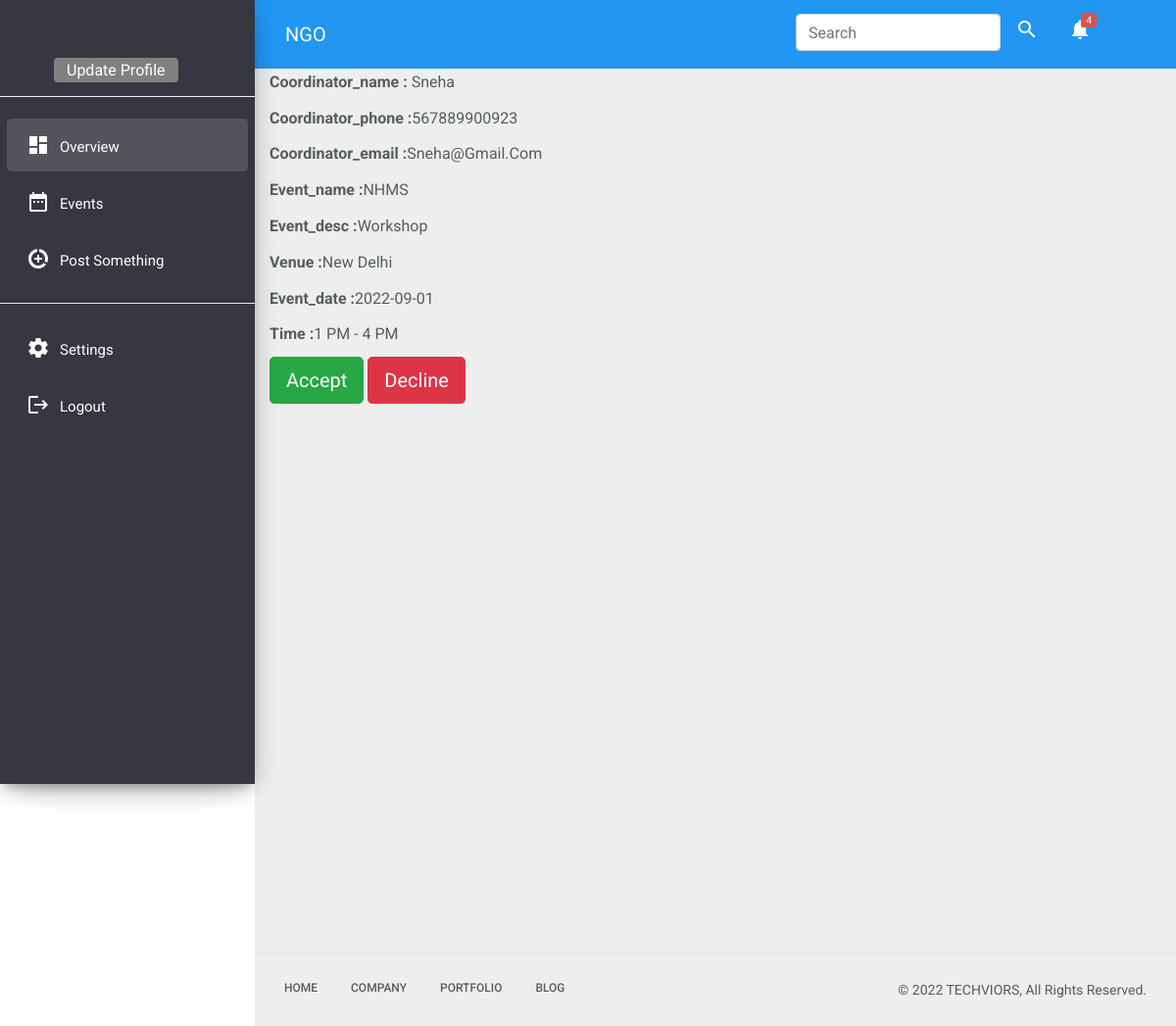
The app's page /requestngo with its own data.
### myapp/models.py (models this page shows)
class Events(models.Model):
    coordinator_name = models.CharField(max_length=122)
    coordinator_phone = models.IntegerField()
    coordinator_email = models.CharField(max_length = 122)
    event_name = models.CharField(max_length = 122)
    event_desc = models.CharField(max_length = 122)
    venue = models.CharField(max_length = 122)
    event_date = models.CharField(max_length = 122)
    time = models.CharField(max_length = 122)

### myapp/views.py (the view)
# urls.py: path("requestngo",views.requestngo,name='requestngo'),
def requestngo(request):
        item_list = Events.objects.all()
        context = {
            'item_list' : item_list
        }
        return render(request,'requestngo.html',context)

### templates/requestngo.html (shortened to what this page needs)
{% extends 'dashboard3.html' %}
{% block body %}
<!DOCTYPE html>
<html lang="en">
<head>
    <link rel="stylesheet" href="https://cdnjs.cloudflare.com/ajax/libs/datepicker/0.6.5/datepicker.min.css"
 />
</head>
<body>
    {% for i in item_list %}
        <div class="container">
            <div class="row g-3">
                <div class="col-12">
                    <label for="coordinator_name" class="form-label"> <strong>coordinator_name :</strong> {{i.coordinator_name}}
                    </label>
                </div>
                <div class="col-12">
                    <label for="coordinator_phone" class="form-label"> <strong> coordinator_phone :</strong>{{i.coordinator_phone}}</label>
                </div>
                <div class="col-12">
                    <label for="coordinator_email" class="form-label"><strong>coordinator_email :</strong>{{i.coordinator_email}}</label>
                </div>
                <div class="col-12">
                    <label for="event_name" class="form-label"><strong>event_name :</strong>{{i.event_name}}</label>
                </div>
                <div class="col-12">
                    <label for="event_desc" class="form-label"><strong>event_desc :</strong>{{i.event_desc}}</label>
                </div>
                <div class="col-12">
                    <label for="venue" class="form-label"><strong>venue :</strong></label>{{i.venue}}
                </div>
                <div class="col-12">
                    <label for="event_date" class="form-label"><strong>event_date :</strong>{{ i.event_date}}</label>
                </div>
                <div class="col-12">
                    <label for="time" class="form-label"><strong>Time :</strong>{{i.time}}</label>
                </div>
                <div class="col-12">
                    <button class="btn btn-success btn-lg" type="">Accept</button>
                    <button class="btn btn-danger btn-lg" type="submit">Decline</button>
                </div>
            </div>
        </div>
    {% endfor %}
</body>
</html>
{% endblock body %}

### static/css/custom.css (style rules this page uses)
body, html { line-height: 1.8; font-family: 'Roboto', sans-serif; color: #555e58; text-transform:capitalize; text-rendering: optimizeLegibility !important; -webkit-font-smoothing: antialiased !important; font-weight: 400; margin:0px; padding:0px; }
button { cursor:pointer; }

### records on screen
Events: coordinator_name "Sneha", coordinator_phone "567889900923", coordinator_email "Sneha@gmail.com", event_name "NHMS", event_desc "Workshop", venue "New Delhi", event_date "2022-09-01", time "1 PM - 4 PM"
